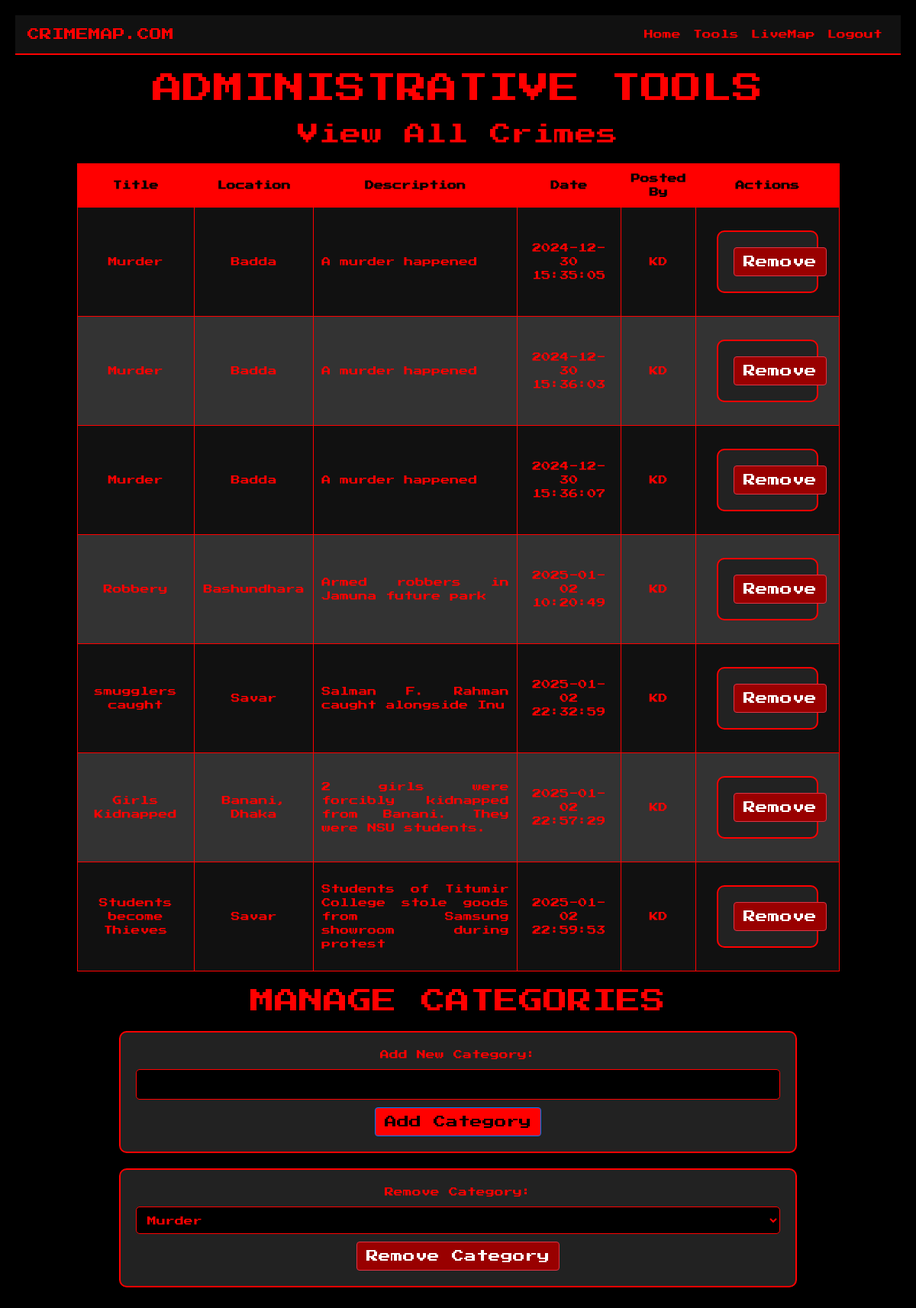
/admin-tools (signed in), run on an earlier commit of the app's database.
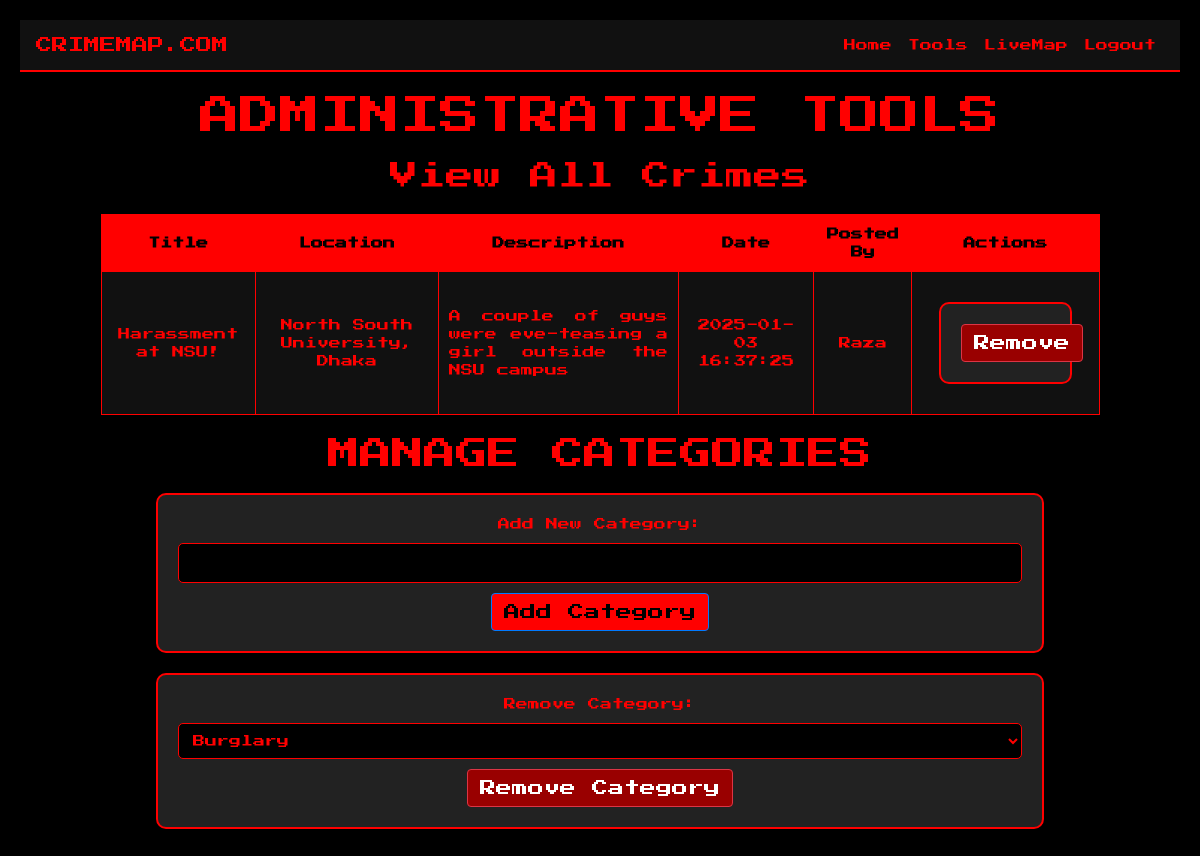
And on a later commit of the database.
### website/models.py (models this page shows)
class Crime(db.Model):
    __tablename__ = 'crime'
    __table_args__ = {'extend_existing': True}
    id = db.Column(db.Integer, primary_key=True)
    title = db.Column(db.String(100))
    location = db.Column(db.String(100))
    data = db.Column(db.String(10000))
    date = db.Column(db.DateTime(timezone=True), default=func.now())
    user_id = db.Column(db.Integer, db.ForeignKey('user.id'))

class User(db.Model, UserMixin):
    id = db.Column(db.Integer, primary_key=True)
    email = db.Column(db.String(150), unique=True)
    password = db.Column(db.String(150))
    first_name = db.Column(db.String(150))
    crimes = db.relationship('Crime')

### website/views.py (the view, shortened to what this page needs)
@views.route('/admin-tools', methods=['GET', 'POST'])
@login_required
def admin_tools():
    if current_user.id != 1:
        flash('Access denied!', category='error')
        return redirect(url_for('views.home'))
    crimes = Crime.query.all()
    for crime in crimes:
        crime.user = User.query.get(crime.user_id)
    categories = Category.query.all()
    return render_template('admin_tools.html',user=current_user, crimes=crimes, categories=categories)

### website/__init__.py (called while the page is built)
def create_app():
    app = Flask(__name__)
    app.config['SECRET_KEY'] = 'hjshjhdjah kjshkjdhjs'
    app.config['SQLALCHEMY_DATABASE_URI'] = f'sqlite:///{DB_NAME}'
    db.init_app(app)
    from .views import views
    from .auth import auth
    app.register_blueprint(views, url_prefix='/')
    app.register_blueprint(auth, url_prefix='/')
    from .models import User
    with app.app_context():
        db.create_all()
    login_manager = LoginManager()
    login_manager.login_view = 'auth.login'
    login_manager.init_app(app)
    @login_manager.user_loader
    def load_user(id):
        return User.query.get(int(id))
    return app

### website/templates/admin_tools.html (shortened to what this page needs)
{% extends "base.html" %}
{% block content %}
<!DOCTYPE html>
<html lang="en">
<head>
</head>
<body>
<h1>Administrative Tools</h1>
<h3>View All Crimes</h3>
<table>
  <thead>
    <tr>
      <th>Title</th>
      <th>Location</th>
      <th>Description</th>
      <th>Date</th>
      <th>Posted By</th>
      <th>Actions</th>
    </tr>
  </thead>
  <tbody>
    {% for crime in crimes %}
    <tr>
      <td>{{ crime.title }}</td>
      <td>{{ crime.location }}</td>
      <td style="text-align: justify;">{{ crime.data }}</td>
      <td>{{ crime.date.strftime('%Y-%m-%d %H:%M:%S') }}</td>
      <td>{{ crime.user.first_name }}</td>
      <td>
        <form method="POST" action="{{ url_for('views.delete_crime', crime_id=crime.id) }}">
          <button type="submit" class="btn btn-danger">Remove</button>
        </form>
      </td>
    </tr>
    {% endfor %}
  </tbody>
</table>
<h2>Manage Categories</h2>
<form method="POST">
  <label for="category-name">Add New Category:</label>
  <input type="text" name="category-name" id="category-name" required />
  <button type="submit" name="add-category" class="btn btn-primary">Add Category</button>
</form>
<form method="POST">
  <label for="category-id">Remove Category:</label>
  <select name="category-id" id="category-id" required>
    {% for category in categories %}
    <option value="{{ category.cat_id }}">{{ category.name }}</option>
    {% endfor %}
  </select>
  <button type="submit" name="remove-category" class="btn btn-danger">Remove Category</button>
</form>
</body>
</html>
{% endblock %}

### website/templates/base.html (shortened to what this page needs)
<!DOCTYPE html>
<html lang="en">
  <head>
    <link
      rel="stylesheet"
      href="https://stackpath.bootstrapcdn.com/bootstrap/4.4.1/css/bootstrap.min.css"
    />
    <link
      rel="stylesheet"
      href="https://stackpath.bootstrapcdn.com/font-awesome/4.7.0/css/font-awesome.min.css"
    />
  </head>
  <body>
    <nav class="navbar navbar-expand-lg">
      <a class="navbar-brand" href="/">CRIMEMAP.COM</a>
      <div class="collapse navbar-collapse" id="navbar">
        <ul class="navbar-nav ml-auto">
          {% if current_user.is_authenticated %}
          <li class="nav-item">
            <a class="nav-link" id="home" href="/">Home</a>
          </li>
          {% if user.id == 1 %}
          <li class="nav-item">
            <a class="nav-link" id="admin-tools" href="/admin-tools">Tools</a>
          </li>
          {% endif %}
          <li class="nav-item">
            <a class="nav-link" id="logout" href="{{ url_for('views.live_map') }}">LiveMap</a>
          </li>
          <li class="nav-item">
            <a class="nav-link" id="logout" href="/logout">Logout</a>
          </li>
          {% endif %}
        </ul>
      </div>
    </nav>
    <div class="container">{% block content %} {% endblock %}</div>
  </body>
</html>

### website/templates/base.html (style rules this page uses)
body { background-color: #000; color: #f00; font-family: 'Press Start 2P', cursive; margin: 0; padding: 0; }
.navbar { font-family: 'Press Start 2P', cursive; background-color: #111; border-bottom: 2px solid #f00; }
.navbar-brand { color: #f00 !important; text-transform: uppercase; font-size: 16px; }
.nav-link { color: #f00 !important; font-size: 12px; }
.container { margin-top: 20px; }

### website/templates/admin_tools.html (style rules this page uses)
body { background-color: #000; color: #f00; font-family: 'Press Start 2P', cursive; text-align: center; margin: 0; padding: 20px; }
h1, h2 { color: #f00; text-transform: uppercase; margin-bottom: 20px; }
table { width: 90%; margin: 20px auto; border-collapse: collapse; background-color: #222; color: #f00; font-size: 12px; }
th, td { padding: 10px; border: 1px solid #f00; text-align: center; }
th { background-color: #f00; color: #000; }
tr:nth-child(odd) { background-color: #111; }
button { padding: 10px 15px; border: none; border-radius: 5px; font-family: 'Press Start 2P', cursive; font-size: 12px; cursor: pointer; }
.btn-primary { background-color: #f00; color: #000; }
.btn-danger { background-color: #900; color: #fff; }
form { width: 80%; margin: 20px auto; padding: 20px; background-color: #222; border: 2px solid #f00; border-radius: 10px; }
label { display: block; color: #f00; font-size: 12px; margin-bottom: 10px; }
input, select { width: 100%; padding: 10px; margin-bottom: 10px; border: 1px solid #f00; border-radius: 5px; background-color: #000; color: #f00; font-family: 'Press Start 2P', cursive; font-size: 12px; }

What changed in the data, as far as the page shows it:
removed Crime: title "Murder", location "Badda", data "A murder happened", date "2024-12-30 15:35:05", user.first_name "KD"
removed Crime: title "Murder", location "Badda", data "A murder happened", date "2024-12-30 15:36:03", user.first_name "KD"
removed Crime: title "Murder", location "Badda", data "A murder happened", date "2024-12-30 15:36:07", user.first_name "KD"
removed Crime: title "Robbery", location "Bashundhara", data "Armed robbers in Jamuna future park", date "2025-01-02 10:20:49", user.first_name "KD"
removed Crime: title "smugglers caught", location "Savar", data "Salman F. Rahman caught alongside Inu", date "2025-01-02 22:32:59", user.first_name "KD"
removed Crime: title "Girls Kidnapped", location "Banani, Dhaka", data "2 girls were forcibly kidnapped from Banani. They were NSU students.", date "2025-01-02 22:57:29", user.first_name "KD"
removed Crime: title "Students become Thieves", location "Savar", data "Students of Titumir College stole goods from Samsung showroom during protest", date "2025-01-02 22:59:53", user.first_name "KD"
added Crime: title "Harassment at NSU!", location "North South University, Dhaka", data "A couple of guys were eve-teasing a girl outside the NSU campus", date "2025-01-03 16:37:25", user.first_name "Raza"
Also different on the page:
form field category-id: "Murder" → "Burglary"
